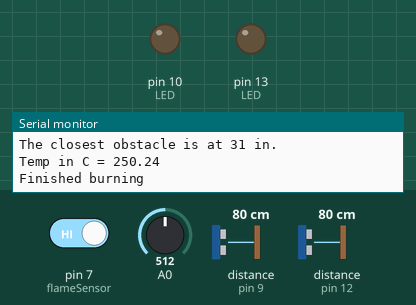
Bench run of a sketch on a simulated Arduino Uno, built with avr-gcc and run on an emulated ATmega328P. On the bench: output pins drawn as LEDs (lit = HIGH), the last lines printed to the serial monitor. Wiring (inferred from the names in the program): ultrasonic range finder: trigger pin 8; echo pin 9. The test bench sets the inputs (shaded band); at power-on: A0 = 512, distance to the obstacle (sensors on pin 9, pin 12) 80 cm, pin 7 (flameSensor) HIGH. The echo pulse lasts 58.3 µs per cm; pins used as bus, display or sensor lines are not drawn.

Above: at 1.8 s.
1.9 s: A0 set to 76
3.4 s: A0 set to 68
6.6 s: distance to the obstacle (sensor on pin 9) set to 75 cm
At 8.9 s:
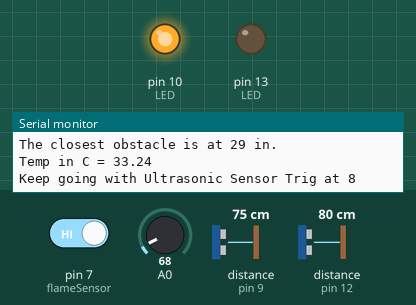
10.7 s: distance to the obstacle (sensor on pin 9) set to 2 cm
At 11.9 s:
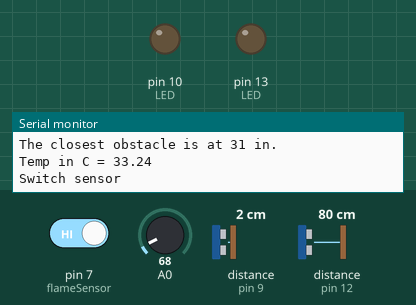
12.7 s: distance to the obstacle (sensor on pin 9) set to 14 cm
16.5 s: distance to the obstacle (sensor on pin 9) set to 17 cm
At 21.2 s:
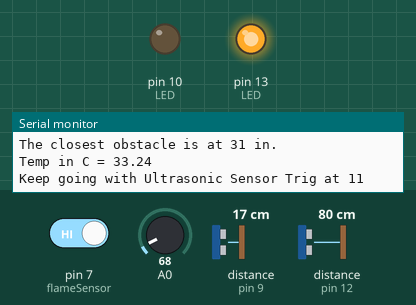
Timing chart, 0 to 21.6 s (numbered marks = the images above; inputs shaded):
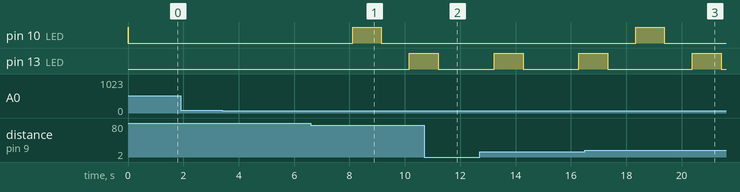

Measured:
- the behaviour switches between 79 and 78 cm on distance to the obstacle (sensor on pin 9) (found by bisection; images 0 and 1)
- the behaviour switches between 15 and 16 cm on distance to the obstacle (sensor on pin 9) (found by bisection; images 2 and 3)
- after the input at 6.6 s, pin 10 (LED): LOW → HIGH after 1.5 s, → LOW 1.0 s later; pin 13 (LED): LOW → HIGH after 3.6 s
- after the input at 10.7 s, pin 10 (LED): stays LOW (without the input it goes to HIGH after 1.5 s)
- after the input at 16.5 s, pin 10 (LED): LOW → HIGH after 1.8 s, → LOW 1.0 s later

The sketch:

moving_mosquito_coil.ino
```cpp
/*
 * created by Myat Su Phyo
 * moving car to carry mosquito coils
 */

// ultrasonic1
int trigPin = 8;    // Trigger
int echoPin = 9;    // Echo
int LED = 10;

long duration, inches, old_record_inches;
int status = 1;

// LM35
float lm_value, temp;

// flame
int flameSensor = 7;
int flameSensorValue = HIGH;

void setup() {
  //Serial Port begin
  Serial.begin (9600);
  // ultrasonic 1st pair -> trigPin, echoPin, LED
  pinMode(11, OUTPUT);
  pinMode(12, INPUT);
  pinMode(13, OUTPUT);
  // ultrasonic 2nd pair -> trigPin, echoPin, LED
  pinMode(8, OUTPUT);
  pinMode(9, INPUT);
  pinMode(10, OUTPUT);
  // flame sensor
  pinMode(flameSensor, INPUT);
}

void loop() {
  checkUltrasonicSensor(trigPin, echoPin, LED);

  // to check temperature from LM35
  checkTemperatureSenor(A0);

  switch (status) {
    case 0:
    // there is an obstacle, switch direction
      Serial.println("Switch sensor");
      setUltrasonicSensor();
    break;
    case 1:
    // // there is no obstacle in front of the sensor
      Serial.print("Keep going with Ultrasonic Sensor Trig at ");
      Serial.println(trigPin);
    break;
    case 2:
    // the burning mosquit coil has reached its end, stop moving around
      Serial.println("Finished burning");
      digitalWrite(LED, LOW);
    break;
  }

  delay(1000);
}

// start of temperature and flame
void checkTemperatureSenor(int LM35) {
  lm_value = analogRead(LM35);
  temp = (lm_value * 500) / 1023;
  Serial.print("Temp in C = ");
  Serial.println(temp);//Temperature in Celcius
  if (temp >35) {
    status = 2;
    checkFlameSensor();
  }
}
void checkFlameSensor() {
  flameSensorValue = digitalRead(flameSensor);
  if (flameSensorValue == 0) {
    Serial.println("FIRE FIRE FIRE");
    Serial.println("Fire buzzer here");
  }
}
// end of temperature and flame

// start of ultrasonic
void checkUltrasonicSensor(int trigPin, int echoPin, int LED){
  // to know when the car is stucked
  old_record_inches = inches;

  digitalWrite(trigPin, LOW);
  delayMicroseconds(5);
  digitalWrite(trigPin, HIGH);
  delayMicroseconds(10);
  digitalWrite(trigPin, LOW);

  pinMode(echoPin, INPUT);
  duration = pulseIn(echoPin, HIGH);

  // Convert the time into a distance
  inches = (duration/2) / 74;   // Divide by 74 or multiply by 0.0135

  Serial.print("The closest obstacle is at ");
  Serial.print(inches);
  Serial.println(" in.");
  Serial.println();

  if (inches <=5 || inches == old_record_inches ) {
    digitalWrite(LED, LOW);
    status = 0;
  } else {
    digitalWrite(LED, HIGH);
    status = 1;
  }
}
void setUltrasonicSensor() {
  // LED 10 is for first sensor
  if (LED == 10 ) {
    trigPin = 11;
    echoPin = 12;
    LED = 13;
  } else {
    trigPin = 8;
    echoPin = 9;
    LED = 10;
  }
}
// end of ultrasonic
```
